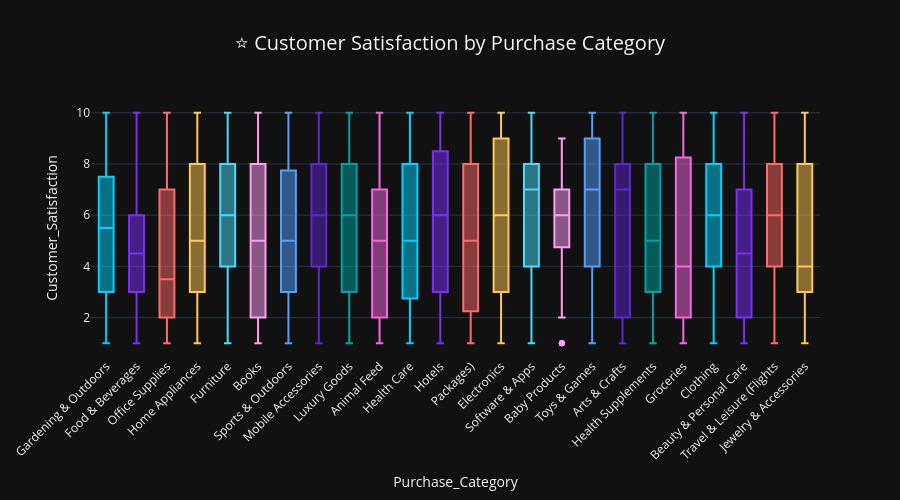

Notebook source saved alongside this figure:
### Markdown cell above
### 3.3 Customer Satisfaction Deep-Dive

### Code cell
# --- Satisfaction by Category ---
fig = px.box(data, x='Purchase_Category', y='Customer_Satisfaction',
             color='Purchase_Category', template='plotly_dark',
             title='⭐ Customer Satisfaction by Purchase Category',
             color_discrete_sequence=COLORS)
fig.update_layout(title_font_size=20, title_x=0.5, showlegend=False,
                  xaxis_tickangle=-45, height=500)
fig.show()

### Figure 1 — Plotly figure (JSON) as saved in the notebook; plotly's stock layout.template omitted (floating-point values rounded to 4 significant figures)
{"data": [{"alignmentgroup": "True", "hovertemplate": "Purchase_Category=%{x}<br>Customer_Satisfaction=%{y}<extra></extra>", "legendgroup": "Gardening & Outdoors", "marker": {"color": "#00d2ff"}, "name": "Gardening & Outdoors", "notched": false, "offsetgroup": "Gardening & Outdoors", "orientation": "v", "showlegend": true, "type": "box", "x": ["Gardening & Outdoors", "Gardening & Outdoors", "Gardening & Outdoors", "Gardening & Outdoors", "Gardening & Outdoors", "Gardening & Outdoors", "Gardening & Outdoors", "Gardening & Outdoors", "Gardening & Outdoors", "Gardening & Outdoors", "Gardening & Outdoors", "Gardening & Outdoors", "Gardening & Outdoors", "Gardening & Outdoors", "Gardening & Outdoors", "Gardening & Outdoors", "Gardening & Outdoors", "Gardening & Outdoors", "Gardening & Outdoors", "Gardening & Outdoors", "Gardening & Outdoors", "Gardening & Outdoors", "Gardening & Outdoors", "Gardening & Outdoors", "Gardening & Outdoors", "Gardening & Outdoors", "Gardening & Outdoors", "Gardening & Outdoors", "Gardening & Outdoors", "Gardening & Outdoors", "Gardening & Outdoors", "Gardening & Outdoors", "Gardening & Outdoors", "Gardening & Outdoors", "Gardening & Outdoors", "Gardening & Outdoors", "Gardening & Outdoors", "Gardening & Outdoors", "Gardening & Outdoors", "Gardening & Outdoors", "Gardening & Outdoors", "Gardening & Outdoors", "Gardening & Outdoors", "Gardening & Outdoors"], "x0": " ", "xaxis": "x", "y": [7, 7, 2, 7, 6, 8, 1, 3, 4, 10, 3, 2, 9, 2, 2, 9, 9, 1, 5, 6, 1, 6, 9, 3, 5, 6, 8, 10, 10, 2, 9, 4, 4, 1, 7, 6, 7, 4, 4, 3, 3, 8, 2, 6], "y0": " ", "yaxis": "y"}, {"alignmentgroup": "True", "hovertemplate": "Purchase_Category=%{x}<br>Customer_Satisfaction=%{y}<extra></extra>", "legendgroup": "Food & Beverages", "marker": {"color": "#7b2ff7"}, "name": "Food & Beverages", "notched": false, "offsetgroup": "Food & Beverages", "orientation": "v", "showlegend": true, "type": "box", "x": ["Food & Beverages", "Food & Beverages", "Food & Beverages", "Food & Beverages", "Food & Beverages", "Food & Beverages", "Food & Beverages", "Food & Beverages", "Food & Beverages", "Food & Beverages", "Food & Beverages", "Food & Beverages", "Food & Beverages", "Food & Beverages", "Food & Beverages", "Food & Beverages", "Food & Beverages", "Food & Beverages", "Food & Beverages", "Food & Beverages", "Food & Beverages", "Food & Beverages", "Food & Beverages", "Food & Beverages", "Food & Beverages", "Food & Beverages", "Food & Beverages", "Food & Beverages", "Food & Beverages", "Food & Beverages", "Food & Beverages", "Food & Beverages", "Food & Beverages", "Food & Beverages", "Food & Beverages", "Food & Beverages", "Food & Beverages", "Food & Beverages", "Food & Beverages", "Food & Beverages", "Food & Beverages", "Food & Beverages", "Food & Beverages", "Food & Beverages"], "x0": " ", "xaxis": "x", "y": [5, 10, 1, 6, 6, 1, 4, 7, 3, 4, 5, 6, 1, 4, 3, 5, 7, 2, 6, 9, 10, 3, 8, 1, 3, 5, 6, 4, 4, 2, 8, 10, 1, 2, 6, 2, 7, 4, 8, 3, 5, 3, 4, 6], "y0": " ", "yaxis": "y"}, {"alignmentgroup": "True", "hovertemplate": "Purchase_Category=%{x}<br>Customer_Satisfaction=%{y}<extra></extra>", "legendgroup": "Office Supplies", "marker": {"color": "#ff6b6b"}, "name": "Office Supplies", "notched": false, "offsetgroup": "Office Supplies", "orientation": "v", "showlegend": true, "type": "box", "x": ["Office Supplies", "Office Supplies", "Office Supplies", "Office Supplies", "Office Supplies", "Office Supplies", "Office Supplies", "Office Supplies", "Office Supplies", "Office Supplies", "Office Supplies", "Office Supplies", "Office Supplies", "Office Supplies", "Office Supplies", "Office Supplies", "Office Supplies", "Office Supplies", "Office Supplies", "Office Supplies", "Office Supplies", "Office Supplies", "Office Supplies", "Office Supplies", "Office Supplies", "Office Supplies", "Office Supplies", "Office Supplies", "Office Supplies", "Office Supplies", "Office Supplies", "Office Supplies", "Office Supplies", "Office Supplies", "Office Supplies", "Office Supplies", "Office Supplies", "Office Supplies"], "x0": " ", "xaxis": "x", "y": [7, 3, 2, 2, 1, 3, 3, 2, 2, 9, 1, 7, 5, 3, 2, 8, 7, 8, 6, 1, 6, 3, 4, 6, 1, 2, 1, 8, 3, 8, 1, 7, 10, 4, 2, 6, 4, 4], "y0": " ", "yaxis": "y"}, {"alignmentgroup": "True", "hovertemplate": "Purchase_Category=%{x}<br>Customer_Satisfaction=%{y}<extra></extra>", "legendgroup": "Home Appliances", "marker": {"color": "#feca57"}, "name": "Home Appliances", "notched": false, "offsetgroup": "Home Appliances", "orientation": "v", "showlegend": true, "type": "box", "x": ["Home Appliances", "Home Appliances", "Home Appliances", "Home Appliances", "Home Appliances", "Home Appliances", "Home Appliances", "Home Appliances", "Home Appliances", "Home Appliances", "Home Appliances", "Home Appliances", "Home Appliances", "Home Appliances", "Home Appliances", "Home Appliances", "Home Appliances", "Home Appliances", "Home Appliances", "Home Appliances", "Home Appliances", "Home Appliances", "Home Appliances", "Home Appliances", "Home Appliances", "Home Appliances", "Home Appliances", "Home Appliances", "Home Appliances", "Home Appliances", "Home Appliances", "Home Appliances", "Home Appliances", "Home Appliances", "Home Appliances", "Home Appliances", "Home Appliances", "Home Appliances", "Home Appliances", "Home Appliances", "Home Appliances", "Home Appliances", "Home Appliances", "Home Appliances", "Home Appliances", "Home Appliances", "Home Appliances", "Home Appliances", "Home Appliances", "Home Appliances"], "x0": " ", "xaxis": "x", "y": [1, 7, 1, 5, 4, 5, 5, 1, 2, 10, 1, 5, 8, 9, 8, 6, 9, 8, 7, 6, 4, 9, 5, 1, 9, 5, 3, 3, 7, 6, 5, 1, 3, 1, 8, 2, 3, 9, 10, 2, 3, 8, 10, 5, 6, 3, 7, 7, 5, 4], "y0": " ", "yaxis": "y"}, {"alignmentgroup": "True", "hovertemplate": "Purchase_Category=%{x}<br>Customer_Satisfaction=%{y}<extra></extra>", "legendgroup": "Furniture", "marker": {"color": "#48dbfb"}, "name": "Furniture", "notched": false, "offsetgroup": "Furniture", "orientation": "v", "showlegend": true, "type": "box", "x": ["Furniture", "Furniture", "Furniture", "Furniture", "Furniture", "Furniture", "Furniture", "Furniture", "Furniture", "Furniture", "Furniture", "Furniture", "Furniture", "Furniture", "Furniture", "Furniture", "Furniture", "Furniture", "Furniture", "Furniture", "Furniture", "Furniture", "Furniture", "Furniture", "Furniture", "Furniture", "Furniture", "Furniture", "Furniture", "Furniture", "Furniture", "Furniture", "Furniture", "Furniture", "Furniture", "Furniture", "Furniture", "Furniture", "Furniture", "Furniture", "Furniture"], "x0": " ", "xaxis": "x", "y": [10, 9, 7, 10, 3, 4, 5, 4, 8, 9, 2, 9, 8, 8, 6, 4, 10, 1, 5, 6, 3, 9, 8, 5, 5, 9, 7, 5, 6, 7, 5, 8, 3, 1, 3, 7, 8, 5, 4, 7, 1], "y0": " ", "yaxis": "y"}, {"alignmentgroup": "True", "hovertemplate": "Purchase_Category=%{x}<br>Customer_Satisfaction=%{y}<extra></extra>", "legendgroup": "Books", "marker": {"color": "#ff9ff3"}, "name": "Books", "notched": false, "offsetgroup": "Books", "orientation": "v", "showlegend": true, "type": "box", "x": ["Books", "Books", "Books", "Books", "Books", "Books", "Books", "Books", "Books", "Books", "Books", "Books", "Books", "Books", "Books", "Books", "Books", "Books", "Books", "Books", "Books", "Books", "Books", "Books", "Books", "Books", "Books", "Books", "Books", "Books", "Books", "Books", "Books", "Books", "Books", "Books", "Books"], "x0": " ", "xaxis": "x", "y": [9, 5, 1, 3, 7, 7, 1, 8, 4, 1, 1, 3, 2, 4, 2, 1, 8, 10, 3, 7, 2, 10, 9, 2, 1, 3, 2, 10, 7, 9, 8, 9, 6, 1, 9, 6, 8], "y0": " ", "yaxis": "y"}, {"alignmentgroup": "True", "hovertemplate": "Purchase_Category=%{x}<br>Customer_Satisfaction=%{y}<extra></extra>", "legendgroup": "Sports & Outdoors", "marker": {"color": "#54a0ff"}, "name": "Sports & Outdoors", "notched": false, "offsetgroup": "Sports & Outdoors", "orientation": "v", "showlegend": true, "type": "box", "x": ["Sports & Outdoors", "Sports & Outdoors", "Sports & Outdoors", "Sports & Outdoors", "Sports & Outdoors", "Sports & Outdoors", "Sports & Outdoors", "Sports & Outdoors", "Sports & Outdoors", "Sports & Outdoors", "Sports & Outdoors", "Sports & Outdoors", "Sports & Outdoors", "Sports & Outdoors", "Sports & Outdoors", "Sports & Outdoors", "Sports & Outdoors", "Sports & Outdoors", "Sports & Outdoors", "Sports & Outdoors", "Sports & Outdoors", "Sports & Outdoors", "Sports & Outdoors", "Sports & Outdoors", "Sports & Outdoors", "Sports & Outdoors", "Sports & Outdoors", "Sports & Outdoors", "Sports & Outdoors", "Sports & Outdoors", "Sports & Outdoors", "Sports & Outdoors", "Sports & Outdoors", "Sports & Outdoors", "Sports & Outdoors", "Sports & Outdoors", "Sports & Outdoors", "Sports & Outdoors", "Sports & Outdoors", "Sports & Outdoors", "Sports & Outdoors", "Sports & Outdoors", "Sports & Outdoors", "Sports & Outdoors", "Sports & Outdoors", "Sports & Outdoors", "Sports & Outdoors", "Sports & Outdoors", "Sports & Outdoors", "Sports & Outdoors", "Sports & Outdoors"], "x0": " ", "xaxis": "x", "y": [5, 10, 6, 8, 4, 1, 7, 4, 10, 3, 5, 10, 10, 1, 1, 5, 6, 8, 4, 5, 5, 2, 10, 3, 8, 6, 6, 7, 3, 9, 6, 4, 2, 5, 4, 2, 8, 5, 7, 8, 9, 2, 3, 4, 9, 5, 3, 3, 2, 1, 2], "y0": " ", "yaxis": "y"}, {"alignmentgroup": "True", "hovertemplate": "Purchase_Category=%{x}<br>Customer_Satisfaction=%{y}<extra></extra>", "legendgroup": "Mobile Accessories", "marker": {"color": "#5f27cd"}, "name": "Mobile Accessories", "notched": false, "offsetgroup": "Mobile Accessories", "orientation": "v", "showlegend": true, "type": "box", "x": ["Mobile Accessories", "Mobile Accessories", "Mobile Accessories", "Mobile Accessories", "Mobile Accessories", "Mobile Accessories", "Mobile Accessories", "Mobile Accessories", "Mobile Accessories", "Mobile Accessories", "Mobile Accessories", "Mobile Accessories", "Mobile Accessories", "Mobile Accessories", "Mobile Accessories", "Mobile Accessories", "Mobile Accessories", "Mobile Accessories", "Mobile Accessories", "Mobile Accessories", "Mobile Accessories", "Mobile Accessories", "Mobile Accessories", "Mobile Accessories", "Mobile Accessories", "Mobile Accessories", "Mobile Accessories", "Mobile Accessories", "Mobile Accessories", "Mobile Accessories", "Mobile Accessories", "Mobile Accessories", "Mobile Accessories", "Mobile Accessories", "Mobile Accessories", "Mobile Accessories", "Mobile Accessories", "Mobile Accessories", "Mobile Accessories", "Mobile Accessories", "Mobile Accessories"], "x0": " ", "xaxis": "x", "y": [4, 8, 8, 2, 10, 3, 8, 3, 5, 4, 8, 2, 4, 2, 4, 9, 8, 6, 6, 5, 8, 6, 2, 1, 7, 9, 2, 4, 6, 10, 7, 9, 5, 9, 8, 6, 6, 5, 8, 6, 4], "y0": " ", "yaxis": "y"}, {"alignmentgroup": "True", "hovertemplate": "Purchase_Category=%{x}<br>Customer_Satisfaction=%{y}<extra></extra>", "legendgroup": "Luxury Goods", "marker": {"color": "#01a3a4"}, "name": "Luxury Goods", "notched": false, "offsetgroup": "Luxury Goods", "orientation": "v", "showlegend": true, "type": "box", "x": ["Luxury Goods", "Luxury Goods", "Luxury Goods", "Luxury Goods", "Luxury Goods", "Luxury Goods", "Luxury Goods", "Luxury Goods", "Luxury Goods", "Luxury Goods", "Luxury Goods", "Luxury Goods", "Luxury Goods", "Luxury Goods", "Luxury Goods", "Luxury Goods", "Luxury Goods", "Luxury Goods", "Luxury Goods", "Luxury Goods", "Luxury Goods", "Luxury Goods", "Luxury Goods", "Luxury Goods", "Luxury Goods", "Luxury Goods", "Luxury Goods", "Luxury Goods", "Luxury Goods", "Luxury Goods", "Luxury Goods", "Luxury Goods", "Luxury Goods", "Luxury Goods", "Luxury Goods", "Luxury Goods", "Luxury Goods"], "x0": " ", "xaxis": "x", "y": [7, 3, 1, 8, 3, 1, 3, 6, 7, 9, 8, 4, 5, 6, 8, 4, 9, 8, 6, 10, 6, 8, 10, 4, 3, 10, 6, 10, 2, 8, 3, 4, 7, 2, 7, 2, 3], "y0": " ", "yaxis": "y"}, {"alignmentgroup": "True", "hovertemplate": "Purchase_Category=%{x}<br>Customer_Satisfaction=%{y}<extra></extra>", "legendgroup": "Animal Feed", "marker": {"color": "#f368e0"}, "name": "Animal Feed", "notched": false, "offsetgroup": "Animal Feed", "orientation": "v", "showlegend": true, "type": "box", "x": ["Animal Feed", "Animal Feed", "Animal Feed", "Animal Feed", "Animal Feed", "Animal Feed", "Animal Feed", "Animal Feed", "Animal Feed", "Animal Feed", "Animal Feed", "Animal Feed", "Animal Feed", "Animal Feed", "Animal Feed", "Animal Feed", "Animal Feed", "Animal Feed", "Animal Feed", "Animal Feed", "Animal Feed", "Animal Feed", "Animal Feed", "Animal Feed", "Animal Feed", "Animal Feed", "Animal Feed", "Animal Feed", "Animal Feed", "Animal Feed", "Animal Feed", "Animal Feed", "Animal Feed", "Animal Feed", "Animal Feed", "Animal Feed", "Animal Feed", "Animal Feed", "Animal Feed", "Animal Feed", "Animal Feed", "Animal Feed", "Animal Feed", "Animal Feed"], "x0": " ", "xaxis": "x", "y": [9, 1, 1, 6, 1, 5, 5, 6, 1, 7, 8, 10, 7, 5, 1, 3, 5, 6, 8, 1, 7, 6, 4, 7, 5, 1, 3, 6, 2, 2, 5, 6, 9, 1, 8, 7, 2, 5, 8, 1, 7, 1, 10, 9], "y0": " ", "yaxis": "y"}, {"alignmentgroup": "True", "hovertemplate": "Purchase_Category=%{x}<br>Customer_Satisfaction=%{y}<extra></extra>", "legendgroup": "Health Care", "marker": {"color": "#00d2ff"}, "name": "Health Care", "notched": false, "offsetgroup": "Health Care", "orientation": "v", "showlegend": true, "type": "box", "x": ["Health Care", "Health Care", "Health Care", "Health Care", "Health Care", "Health Care", "Health Care", "Health Care", "Health Care", "Health Care", "Health Care", "Health Care", "Health Care", "Health Care", "Health Care", "Health Care", "Health Care", "Health Care", "Health Care", "Health Care", "Health Care", "Health Care", "Health Care", "Health Care", "Health Care", "Health Care", "Health Care", "Health Care", "Health Care", "Health Care", "Health Care", "Health Care", "Health Care", "Health Care", "Health Care", "Health Care", "Health Care", "Health Care", "Health Care", "Health Care", "Health Care"], "x0": " ", "xaxis": "x", "y": [4, 1, 3, 4, 9, 8, 6, 10, 1, 3, 3, 5, 2, 3, 9, 10, 9, 8, 2, 2, 1, 1, 6, 2, 8, 2, 9, 8, 8, 9, 7, 3, 6, 7, 8, 5, 5, 2, 4, 9, 10], "y0": " ", "yaxis": "y"}, {"alignmentgroup": "True", "hovertemplate": "Purchase_Category=%{x}<br>Customer_Satisfaction=%{y}<extra></extra>", "legendgroup": "Hotels", "marker": {"color": "#7b2ff7"}, "name": "Hotels", "notched": false, "offsetgroup": "Hotels", "orientation": "v", "showlegend": true, "type": "box", "x": ["Hotels", "Hotels", "Hotels", "Hotels", "Hotels", "Hotels", "Hotels", "Hotels", "Hotels", "Hotels", "Hotels", "Hotels", "Hotels", "Hotels", "Hotels", "Hotels", "Hotels", "Hotels", "Hotels", "Hotels", "Hotels", "Hotels", "Hotels", "Hotels", "Hotels", "Hotels", "Hotels", "Hotels", "Hotels", "Hotels", "Hotels", "Hotels", "Hotels", "Hotels", "Hotels", "Hotels"], "x0": " ", "xaxis": "x", "y": [2, 10, 3, 2, 6, 7, 2, 9, 9, 9, 3, 1, 6, 1, 8, 2, 5, 5, 9, 10, 8, 7, 10, 7, 9, 7, 1, 4, 7, 9, 1, 7, 6, 6, 6, 3], "y0": " ", "yaxis": "y"}, {"alignmentgroup": "True", "hovertemplate": "Purchase_Category=%{x}<br>Customer_Satisfaction=%{y}<extra></extra>", "legendgroup": "Packages)", "marker": {"color": "#ff6b6b"}, "name": "Packages)", "notched": false, "offsetgroup": "Packages)", "orientation": "v", "showlegend": true, "type": "box", "x": ["Packages)", "Packages)", "Packages)", "Packages)", "Packages)", "Packages)", "Packages)", "Packages)", "Packages)", "Packages)", "Packages)", "Packages)", "Packages)", "Packages)", "Packages)", "Packages)", "Packages)", "Packages)", "Packages)", "Packages)", "Packages)", "Packages)", "Packages)", "Packages)", "Packages)", "Packages)", "Packages)", "Packages)", "Packages)", "Packages)", "Packages)", "Packages)", "Packages)", "Packages)", "Packages)", "Packages)", "Packages)", "Packages)", "Packages)", "Packages)", "Packages)", "Packages)", "Packages)"], "x0": " ", "xaxis": "x", "y": [3, 3, 9, 3, 2, 8, 3, 2, 1, 5, 4, 5, 3, 1, 1, 10, 7, 7, 9, 10, 1, 1, 4, 9, 4, 8, 9, 6, 6, 10, 2, 6, 3, 7, 8, 1, 4, 5, 2, 9, 1, 9, 9], "y0": " ", "yaxis": "y"}, {"alignmentgroup": "True", "hovertemplate": "Purchase_Category=%{x}<br>Customer_Satisfaction=%{y}<extra></extra>", "legendgroup": "Electronics", "marker": {"color": "#feca57"}, "name": "Electronics", "notched": false, "offsetgroup": "Electronics", "orientation": "v", "showlegend": true, "type": "box", "x": ["Electronics", "Electronics", "Electronics", "Electronics", "Electronics", "Electronics", "Electronics", "Electronics", "Electronics", "Electronics", "Electronics", "Electronics", "Electronics", "Electronics", "Electronics", "Electronics", "Electronics", "Electronics", "Electronics", "Electronics", "Electronics", "Electronics", "Electronics", "Electronics", "Electronics", "Electronics", "Electronics", "Electronics", "Electronics", "Electronics", "Electronics", "Electronics", "Electronics", "Electronics", "Electronics", "Electronics", "Electronics", "Electronics", "Electronics", "Electronics", "Electronics", "Electronics", "Electronics", "Electronics", "Electronics", "Electronics", "Electronics", "Electronics", "Electronics", "Electronics", "Electronics", "Electronics", "Electronics", "Electronics"], "x0": " ", "xaxis": "x", "y": [4, 4, 2, 2, 5, 8, 3, 8, 2, 6, 7, 10, 1, 6, 8, 9, 8, 4, 9, 7, 9, 4, 3, 7, 5, 10, 4, 9, 4, 10, 5, 10, 1, 10, 2, 3, 7, 3, 1, 8, 6, 3, 3, 10, 9, 9, 9, 2, 9, 6, 1, 1, 5, 8], "y0": " ", "yaxis": "y"}, {"alignmentgroup": "True", "hovertemplate": "Purchase_Category=%{x}<br>Customer_Satisfaction=%{y}<extra></extra>", "legendgroup": "Software & Apps", "marker": {"color": "#48dbfb"}, "name": "Software & Apps", "notched": false, "offsetgroup": "Software & Apps", "orientation": "v", "showlegend": true, "type": "box", "x": ["Software & Apps", "Software & Apps", "Software & Apps", "Software & Apps", "Software & Apps", "Software & Apps", "Software & Apps", "Software & Apps", "Software & Apps", "Software & Apps", "Software & Apps", "Software & Apps", "Software & Apps", "Software & Apps", "Software & Apps", "Software & Apps", "Software & Apps", "Software & Apps", "Software & Apps", "Software & Apps", "Software & Apps", "Software & Apps", "Software & Apps", "Software & Apps", "Software & Apps", "Software & Apps", "Software & Apps", "Software & Apps", "Software & Apps", "Software & Apps", "Software & Apps", "Software & Apps", "Software & Apps", "Software & Apps", "Software & Apps", "Software & Apps", "Software & Apps", "Software & Apps", "Software & Apps", "Software & Apps", "Software & Apps", "Software & Apps", "Software & Apps"], "x0": " ", "xaxis": "x", "y": [2, 8, 10, 1, 8, 4, 9, 1, 4, 4, 7, 2, 6, 7, 2, 3, 10, 8, 10, 9, 8, 1, 9, 7, 9, 7, 10, 3, 6, 5, 6, 1, 6, 7, 8, 7, 9, 4, 8, 9, 8, 6, 1], "y0": " ", "yaxis": "y"}, {"alignmentgroup": "True", "hovertemplate": "Purchase_Category=%{x}<br>Customer_Satisfaction=%{y}<extra></extra>", "legendgroup": "Baby Products", "marker": {"color": "#ff9ff3"}, "name": "Baby Products", "notched": false, "offsetgroup": "Baby Products", "orientation": "v", "showlegend": true, "type": "box", "x": ["Baby Products", "Baby Products", "Baby Products", "Baby Products", "Baby Products", "Baby Products", "Baby Products", "Baby Products", "Baby Products", "Baby Products", "Baby Products", "Baby Products", "Baby Products", "Baby Products", "Baby Products", "Baby Products", "Baby Products", "Baby Products", "Baby Products", "Baby Products", "Baby Products", "Baby Products", "Baby Products", "Baby Products", "Baby Products", "Baby Products", "Baby Products", "Baby Products", "Baby Products", "Baby Products", "Baby Products", "Baby Products", "Baby Products", "Baby Products", "Baby Products", "Baby Products", "Baby Products", "Baby Products", "Baby Products", "Baby Products", "Baby Products"], "x0": " ", "xaxis": "x", "y": [6, 1, 8, 9, 7, 9, 1, 7, 1, 2, 5, 9, 8, 7, 8, 4, 7, 5, 1, 3, 4, 8, 7, 2, 6, 7, 5, 5, 7, 6, 5, 2, 6, 9, 6, 6, 6, 5, 7, 5, 5], "y0": " ", "yaxis": "y"}, {"alignmentgroup": "True", "hovertemplate": "Purchase_Category=%{x}<br>Customer_Satisfaction=%{y}<extra></extra>", "legendgroup": "Toys & Games", "marker": {"color": "#54a0ff"}, "name": "Toys & Games", "notched": false, "offsetgroup": "Toys & Games", "orientation": "v", "showlegend": true, "type": "box", "x": ["Toys & Games", "Toys & Games", "Toys & Games", "Toys & Games", "Toys & Games", "Toys & Games", "Toys & Games", "Toys & Games", "Toys & Games", "Toys & Games", "Toys & Games", "Toys & Games", "Toys & Games", "Toys & Games", "Toys & Games", "Toys & Games", "Toys & Games", "Toys & Games", "Toys & Games", "Toys & Games", "Toys & Games", "Toys & Games", "Toys & Games", "Toys & Games", "Toys & Games", "Toys & Games", "Toys & Games", "Toys & Games", "Toys & Games", "Toys & Games", "Toys & Games", "Toys & Games", "Toys & Games", "Toys & Games", "Toys & Games", "Toys & Games", "Toys & Games", "Toys & Games", "Toys & Games", "Toys & Games", "Toys & Games", "Toys & Games", "Toys & Games", "Toys & Games", "Toys & Games", "Toys & Games", "Toys & Games"], "x0": " ", "xaxis": "x", "y": [1, 10, 7, 5, 4, 9, 6, 8, 6, 7, 9, 9, 9, 3, 6, 3, 10, 5, 2, 10, 9, 4, 4, 7, 7, 9, 9, 1, 9, 6, 8, 9, 8, 6, 3, 6, 5, 3, 2, 2, 1, 10, 9, 10, 10, 8, 4], "y0": " ", "yaxis": "y"}, {"alignmentgroup": "True", "hovertemplate": "Purchase_Category=%{x}<br>Customer_Satisfaction=%{y}<extra></extra>", "legendgroup": "Arts & Crafts", "marker": {"color": "#5f27cd"}, "name": "Arts & Crafts", "notched": false, "offsetgroup": "Arts & Crafts", "orientation": "v", "showlegend": true, "type": "box", "x": ["Arts & Crafts", "Arts & Crafts", "Arts & Crafts", "Arts & Crafts", "Arts & Crafts", "Arts & Crafts", "Arts & Crafts", "Arts & Crafts", "Arts & Crafts", "Arts & Crafts", "Arts & Crafts", "Arts & Crafts", "Arts & Crafts", "Arts & Crafts", "Arts & Crafts", "Arts & Crafts", "Arts & Crafts", "Arts & Crafts", "Arts & Crafts", "Arts & Crafts", "Arts & Crafts", "Arts & Crafts", "Arts & Crafts", "Arts & Crafts", "Arts & Crafts", "Arts & Crafts", "Arts & Crafts", "Arts & Crafts", "Arts & Crafts", "Arts & Crafts", "Arts & Crafts", "Arts & Crafts", "Arts & Crafts", "Arts & Crafts"], "x0": " ", "xaxis": "x", "y": [2, 2, 3, 2, 7, 5, 7, 3, 7, 8, 1, 9, 2, 10, 2, 3, 2, 7, 9, 7, 7, 10, 9, 8, 1, 10, 7, 7, 1, 5, 7, 1, 9, 6], "y0": " ", "yaxis": "y"}, {"alignmentgroup": "True", "hovertemplate": "Purchase_Category=%{x}<br>Customer_Satisfaction=%{y}<extra></extra>", "legendgroup": "Health Supplements", "marker": {"color": "#01a3a4"}, "name": "Health Supplements", "notched": false, "offsetgroup": "Health Supplements", "orientation": "v", "showlegend": true, "type": "box", "x": ["Health Supplements", "Health Supplements", "Health Supplements", "Health Supplements", "Health Supplements", "Health Supplements", "Health Supplements", "Health Supplements", "Health Supplements", "Health Supplements", "Health Supplements", "Health Supplements", "Health Supplements", "Health Supplements", "Health Supplements", "Health Supplements", "Health Supplements", "Health Supplements", "Health Supplements", "Health Supplements", "Health Supplements", "Health Supplements", "Health Supplements", "Health Supplements", "Health Supplements", "Health Supplements", "Health Supplements", "Health Supplements", "Health Supplements", "Health Supplements", "Health Supplements", "Health Supplements", "Health Supplements", "Health Supplements", "Health Supplements", "Health Supplements", "Health Supplements", "Health Supplements", "Health Supplements", "Health Supplements", "Health Supplements"], "x0": " ", "xaxis": "x", "y": [4, 1, 6, 8, 2, 7, 6, 9, 4, 2, 3, 8, 9, 6, 8, 10, 8, 7, 5, 10, 10, 2, 2, 10, 5, 4, 1, 10, 4, 3, 7, 3, 2, 4, 7, 3, 4, 2, 5, 2, 3], "y0": " ", "yaxis": "y"}, {"alignmentgroup": "True", "hovertemplate": "Purchase_Category=%{x}<br>Customer_Satisfaction=%{y}<extra></extra>", "legendgroup": "Groceries", "marker": {"color": "#f368e0"}, "name": "Groceries", "notched": false, "offsetgroup": "Groceries", "orientation": "v", "showlegend": true, "type": "box", "x": ["Groceries", "Groceries", "Groceries", "Groceries", "Groceries", "Groceries", "Groceries", "Groceries", "Groceries", "Groceries", "Groceries", "Groceries", "Groceries", "Groceries", "Groceries", "Groceries", "Groceries", "Groceries", "Groceries", "Groceries", "Groceries", "Groceries", "Groceries", "Groceries", "Groceries", "Groceries", "Groceries", "Groceries", "Groceries", "Groceries", "Groceries", "Groceries", "Groceries", "Groceries", "Groceries", "Groceries", "Groceries", "Groceries", "Groceries", "Groceries", "Groceries"], "x0": " ", "xaxis": "x", "y": [9, 2, 4, 2, 7, 1, 6, 1, 10, 10, 9, 2, 8, 4, 4, 6, 9, 1, 3, 1, 3, 9, 8, 2, 10, 3, 6, 5, 2, 9, 6, 4, 3, 1, 8, 4, 8, 10, 10, 3, 1], "y0": " ", "yaxis": "y"}, {"alignmentgroup": "True", "hovertemplate": "Purchase_Category=%{x}<br>Customer_Satisfaction=%{y}<extra></extra>", "legendgroup": "Clothing", "marker": {"color": "#00d2ff"}, "name": "Clothing", "notched": false, "offsetgroup": "Clothing", "orientation": "v", "showlegend": true, "type": "box", "x": ["Clothing", "Clothing", "Clothing", "Clothing", "Clothing", "Clothing", "Clothing", "Clothing", "Clothing", "Clothing", "Clothing", "Clothing", "Clothing", "Clothing", "Clothing", "Clothing", "Clothing", "Clothing", "Clothing", "Clothing", "Clothing", "Clothing", "Clothing", "Clothing", "Clothing", "Clothing", "Clothing", "Clothing", "Clothing", "Clothing"], "x0": " ", "xaxis": "x", "y": [6, 5, 8, 7, 1, 10, 6, 4, 5, 8, 10, 7, 10, 8, 7, 10, 3, 3, 7, 2, 1, 4, 4, 1, 5, 7, 10, 7, 4, 6], "y0": " ", "yaxis": "y"}, {"alignmentgroup": "True", "hovertemplate": "Purchase_Category=%{x}<br>Customer_Satisfaction=%{y}<extra></extra>", "legendgroup": "Beauty & Personal Care", "marker": {"color": "#7b2ff7"}, "name": "Beauty & Personal Care", "notched": false, "offsetgroup": "Beauty & Personal Care", "orientation": "v", "showlegend": true, "type": "box", "x": ["Beauty & Personal Care", "Beauty & Personal Care", "Beauty & Personal Care", "Beauty & Personal Care", "Beauty & Personal Care", "Beauty & Personal Care", "Beauty & Personal Care", "Beauty & Personal Care", "Beauty & Personal Care", "Beauty & Personal Care", "Beauty & Personal Care", "Beauty & Personal Care", "Beauty & Personal Care", "Beauty & Personal Care", "Beauty & Personal Care", "Beauty & Personal Care", "Beauty & Personal Care", "Beauty & Personal Care", "Beauty & Personal Care", "Beauty & Personal Care", "Beauty & Personal Care", "Beauty & Personal Care", "Beauty & Personal Care", "Beauty & Personal Care", "Beauty & Personal Care", "Beauty & Personal Care", "Beauty & Personal Care", "Beauty & Personal Care", "Beauty & Personal Care", "Beauty & Personal Care", "Beauty & Personal Care", "Beauty & Personal Care", "Beauty & Personal Care", "Beauty & Personal Care"], "x0": " ", "xaxis": "x", "y": [9, 3, 1, 7, 5, 1, 10, 4, 10, 1, 7, 3, 2, 3, 10, 5, 7, 4, 6, 4, 10, 1, 5, 3, 2, 8, 1, 5, 8, 5, 2, 6, 2, 2], "y0": " ", "yaxis": "y"}, {"alignmentgroup": "True", "hovertemplate": "Purchase_Category=%{x}<br>Customer_Satisfaction=%{y}<extra></extra>", "legendgroup": "Travel & Leisure (Flights", "marker": {"color": "#ff6b6b"}, "name": "Travel & Leisure (Flights", "notched": false, "offsetgroup": "Travel & Leisure (Flights", "orientation": "v", "showlegend": true, "type": "box", "x": ["Travel & Leisure (Flights", "Travel & Leisure (Flights", "Travel & Leisure (Flights", "Travel & Leisure (Flights", "Travel & Leisure (Flights", "Travel & Leisure (Flights", "Travel & Leisure (Flights", "Travel & Leisure (Flights", "Travel & Leisure (Flights", "Travel & Leisure (Flights", "Travel & Leisure (Flights", "Travel & Leisure (Flights", "Travel & Leisure (Flights", "Travel & Leisure (Flights", "Travel & Leisure (Flights", "Travel & Leisure (Flights", "Travel & Leisure (Flights", "Travel & Leisure (Flights", "Travel & Leisure (Flights", "Travel & Leisure (Flights", "Travel & Leisure (Flights", "Travel & Leisure (Flights", "Travel & Leisure (Flights", "Travel & Leisure (Flights", "Travel & Leisure (Flights", "Travel & Leisure (Flights", "Travel & Leisure (Flights", "Travel & Leisure (Flights", "Travel & Leisure (Flights", "Travel & Leisure (Flights", "Travel & Leisure (Flights", "Travel & Leisure (Flights", "Travel & Leisure (Flights", "Travel & Leisure (Flights", "Travel & Leisure (Flights", "Travel & Leisure (Flights", "Travel & Leisure (Flights", "Travel & Leisure (Flights"], "x0": " ", "xaxis": "x", "y": [3, 6, 4, 6, 8, 10, 4, 1, 5, 9, 6, 9, 6, 8, 3, 2, 6, 9, 6, 3, 7, 6, 10, 8, 7, 4, 4, 1, 9, 9, 9, 6, 4, 6, 1, 4, 10, 3], "y0": " ", "yaxis": "y"}, {"alignmentgroup": "True", "hovertemplate": "Purchase_Category=%{x}<br>Customer_Satisfaction=%{y}<extra></extra>", "legendgroup": "Jewelry & Accessories", "marker": {"color": "#feca57"}, "name": "Jewelry & Accessories", "notched": false, "offsetgroup": "Jewelry & Accessories", "orientation": "v", "showlegend": true, "type": "box", "x": ["Jewelry & Accessories", "Jewelry & Accessories", "Jewelry & Accessories", "Jewelry & Accessories", "Jewelry & Accessories", "Jewelry & Accessories", "Jewelry & Accessories", "Jewelry & Accessories", "Jewelry & Accessories", "Jewelry & Accessories", "Jewelry & Accessories", "Jewelry & Accessories", "Jewelry & Accessories", "Jewelry & Accessories", "Jewelry & Accessories", "Jewelry & Accessories", "Jewelry & Accessories", "Jewelry & Accessories", "Jewelry & Accessories", "Jewelry & Accessories", "Jewelry & Accessories", "Jewelry & Accessories", "Jewelry & Accessories", "Jewelry & Accessories", "Jewelry & Accessories", "Jewelry & Accessories", "Jewelry & Accessories", "Jewelry & Accessories", "Jewelry & Accessories", "Jewelry & Accessories", "Jewelry & Accessories", "Jewelry & Accessories", "Jewelry & Accessories", "Jewelry & Accessories", "Jewelry & Accessories", "Jewelry & Accessories", "Jewelry & Accessories", "Jewelry & Accessories", "Jewelry & Accessories", "Jewelry & Accessories", "Jewelry & Accessories", "Jewelry & Accessories", "Jewelry & Accessories", "Jewelry & Accessories", "Jewelry & Accessories", "Jewelry & Accessories", "Jewelry & Accessories", "Jewelry & Accessories", "Jewelry & Accessories", "Jewelry & Accessories"], "x0": " ", "xaxis": "x", "y": [4, 5, 2, 10, 1, 8, 3, 10, 3, 4, 8, 1, 6, 5, 6, 4, 1, 8, 2, 6, 9, 3, 4, 3, 1, 4, 4, 10, 4, 4, 9, 7, 3, 10, 2, 8, 1, 3, 7, 2, 5, 1, 3, 1, 10, 10, 6, 4, 9, 6], "y0": " ", "yaxis": "y"}], "layout": {"boxmode": "overlay", "height": 500, "legend": {"title": {"text": "Purchase_Category"}, "tracegroupgap": 0}, "showlegend": false, "title": {"font": {"size": 20}, "text": "⭐ Customer Satisfaction by Purchase Category", "x": 0.5}, "xaxis": {"anchor": "y", "categoryarray": ["Gardening & Outdoors", "Food & Beverages", "Office Supplies", "Home Appliances", "Furniture", "Books", "Sports & Outdoors", "Mobile Accessories", "Luxury Goods", "Animal Feed", "Health Care", "Hotels", "Packages)", "Electronics", "Software & Apps", "Baby Products", "Toys & Games", "Arts & Crafts", "Health Supplements", "Groceries", "Clothing", "Beauty & Personal Care", "Travel & Leisure (Flights", "Jewelry & Accessories"], "categoryorder": "array", "domain": [0, 1], "tickangle": -45, "title": {"text": "Purchase_Category"}}, "yaxis": {"anchor": "x", "domain": [0, 1], "title": {"text": "Customer_Satisfaction"}}}}
